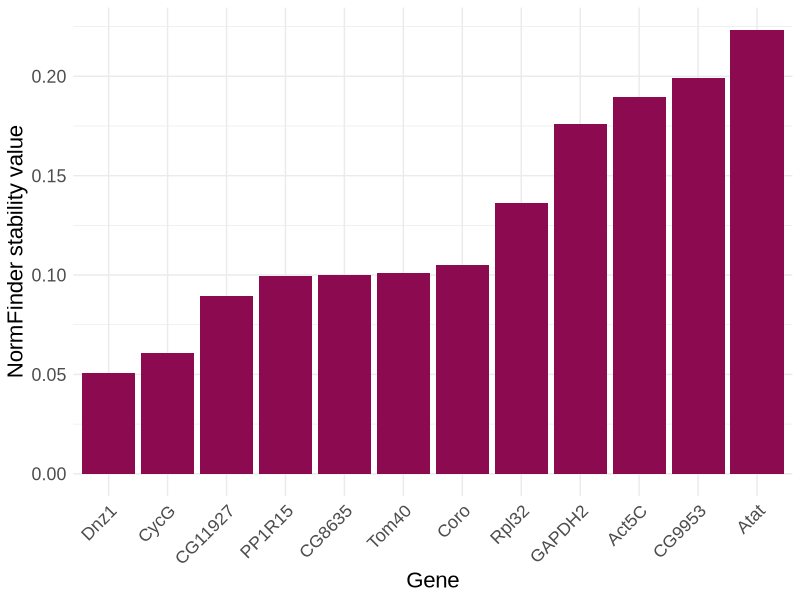
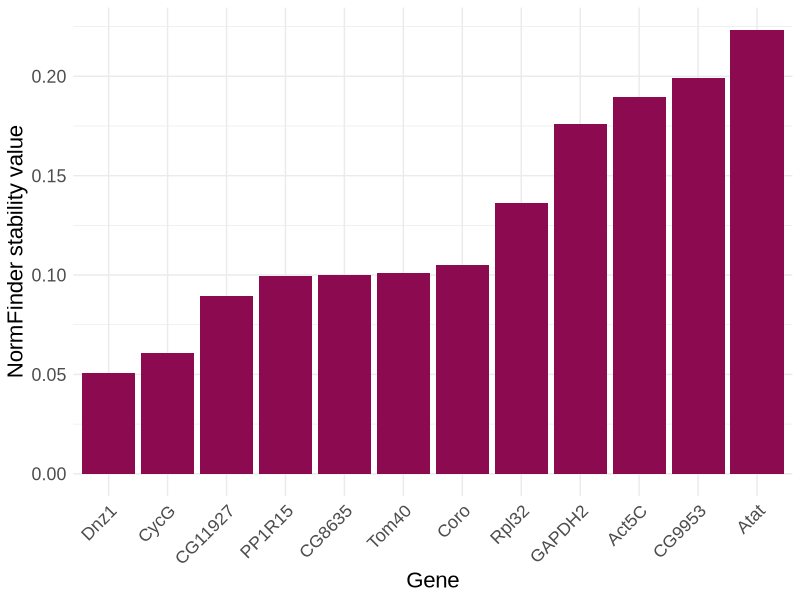

These charts were generated, in order, by the following R code:
#!/usr/bin/env Rscript

library(ggplot2)

data <- read.csv("stabilities.csv")

data[["gene_id"]] <- factor(data[["gene_id"]], levels = unique(data[["gene_id"]]))
data <- data[order(data[["normfinder_stability_value"]], decreasing = FALSE), ]

ggplot(data, aes(x = gene_id, y = normfinder_stability_value)) +
  geom_bar(stat = "identity", fill = "deeppink4") +
  labs(x = "Gene", y = "NormFinder stability value") +
  theme_minimal() +
  theme(
    text=element_text(size=16,  family="Liberation Sans"),
    axis.text.x = element_text(angle = 45, hjust = 1)
  )

ggsave("normfinder_stability_values.png", width = 8, height = 6, dpi = 300) 
